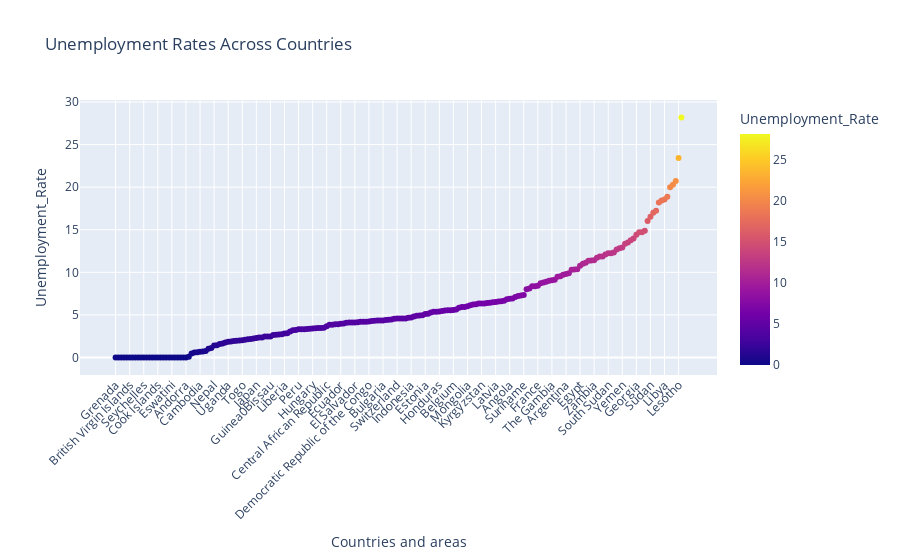

The notebook cell this image was saved under:
### Markdown cell above
## Taux de chômage par pays

### Code cell
df_traitement_2 = pd.read_csv('../dataset/Global_Education.csv', encoding='latin1')
df_clean_2 = df_traitement_2.dropna(subset=['Unemployment_Rate'])

df_sorted = df_clean_2.sort_values('Unemployment_Rate')

fig = px.scatter(
    df_sorted,
    x='Countries and areas',  # Utilisation du nom correct pour les noms des pays
    y='Unemployment_Rate',  # Utilisation du nom correct pour les taux de chômage
    color='Unemployment_Rate',  # Coloration en fonction des taux de chômage
    title='Unemployment Rates Across Countries',
)

fig.update_layout(xaxis_tickangle=-45)
fig.show()

### Figure 1 — Plotly figure (JSON) as saved in the notebook; plotly's stock layout.template omitted (floating-point values rounded to 4 significant figures; data arrays with more than 128 entries replaced by an {"elided": "..."} marker saying what was removed)
{"data": [{"hovertemplate": "Countries and areas=%{x}<br>Unemployment_Rate=%{marker.color}<extra></extra>", "legendgroup": "", "marker": {"color": {"elided": "202 float values"}, "coloraxis": "coloraxis", "symbol": "circle"}, "mode": "markers", "name": "", "orientation": "v", "showlegend": false, "type": "scatter", "x": {"elided": "202 str values"}, "xaxis": "x", "y": {"elided": "202 float values"}, "yaxis": "y"}], "layout": {"coloraxis": {"colorbar": {"title": {"text": "Unemployment_Rate"}}, "colorscale": [[0, "#0d0887"], [0.1111, "#46039f"], [0.2222, "#7201a8"], [0.3333, "#9c179e"], [0.4444, "#bd3786"], [0.5556, "#d8576b"], [0.6667, "#ed7953"], [0.7778, "#fb9f3a"], [0.8889, "#fdca26"], [1, "#f0f921"]]}, "legend": {"tracegroupgap": 0}, "title": {"text": "Unemployment Rates Across Countries"}, "xaxis": {"anchor": "y", "domain": [0, 1], "tickangle": -45, "title": {"text": "Countries and areas"}}, "yaxis": {"anchor": "x", "domain": [0, 1], "title": {"text": "Unemployment_Rate"}}}}
